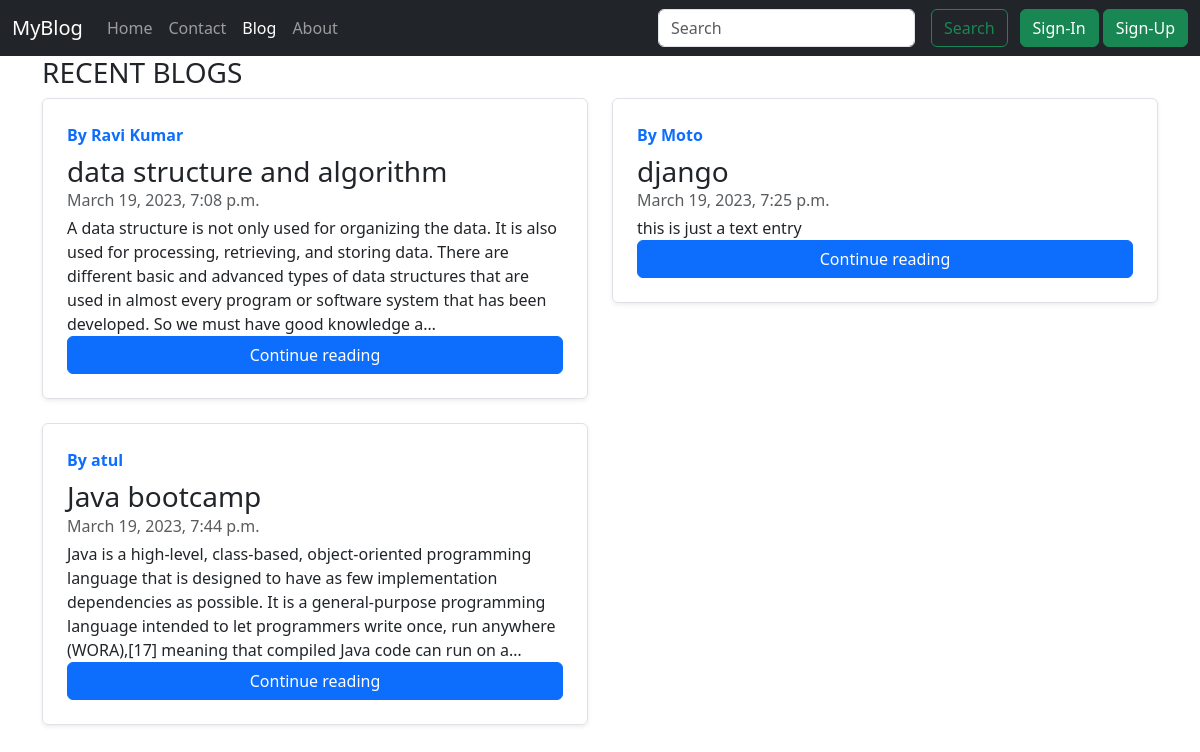
The page /blog/ on the database as committed earlier.
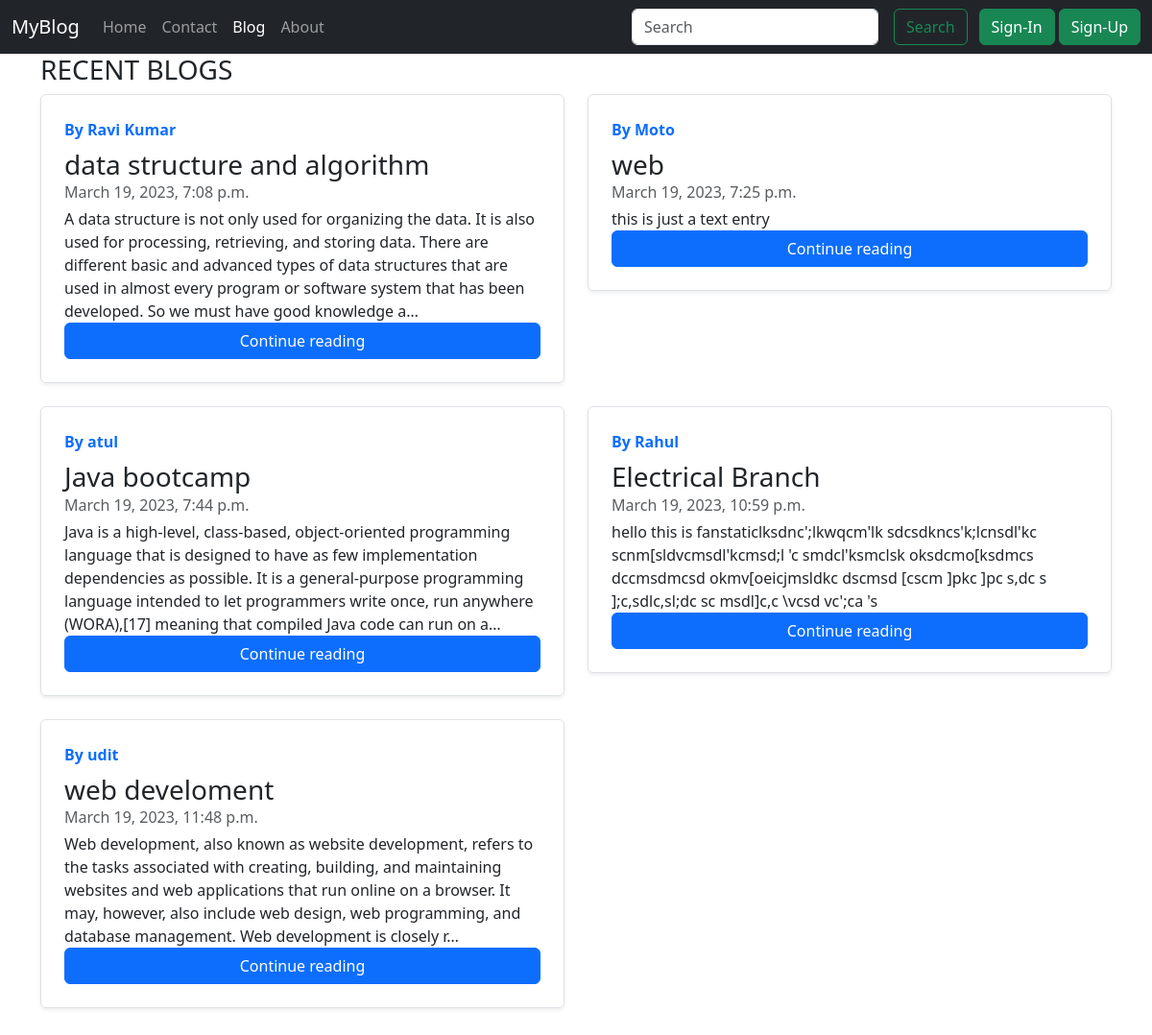
The same page on the database as committed later.
### Blog/models.py (models this page shows)
class Post(models.Model):
    Sno = models.AutoField(primary_key=True)
    author = models.CharField(max_length=100)
    title = models.CharField(max_length=150)
    slug = models.SlugField(max_length=140)
    Timestamp = models.DateTimeField(blank=True)
    content = models.TextField()
    def __str__(self) -> str:
        return "Posted by "+ self.author + " - " + self.title

### Blog/views.py (the view)
# urls.py: path('', views.blogpage, name="blogpage"),
def blogpage(request):
    allposts = Post.objects.all()
    context = {'allposts' : allposts}
    print(allposts)
    return render(request, 'Blog/blogpage.html', context)

### templates/Blog/blogpage.html (shortened to what this page needs)
{% extends 'basic.html' %}
{% block blogactive %} active {% endblock blogactive %}
{% block body %}
<div class="row mb-2">
    <h3>RECENT BLOGS</h3>
    {% for post in allposts%}
    <div class="col-md-6">
      <div class="row g-0 border rounded overflow-hidden flex-md-row mb-4 shadow-sm h-md-250 position-relative">
        <div class="col p-4 d-flex flex-column position-static">
          <strong class="d-inline-block mb-2 text-primary">By {{post.author}}</strong>
          <h3 class="mb-0">{{post.title}}</h3>
          <div class="mb-1 text-muted">{{post.Timestamp}}</div>
          <p class="card-text mb-auto">{{post.content | truncatechars:300}}</p>
          <a href="/blog/{{ post.slug }}" class="btn btn-primary">Continue reading</a>
        </div>
      </div>
    </div>
    {% endfor %}
</div>
{% endblock body %}

Rows that differ between the two databases and show on the page:
changed Post "Moto": title "django" → "web"
added Post: author "Rahul", title "Electrical Branch", Timestamp "March 19, 2023, 10:59 p.m.", content "hello this is fanstaticlksdnc';lkwqcm'lk sdcsdkncs'k;lcnsdl'kc scnm[sldvcmsdl'kcmsd;l 'c smdcl'ksmclsk oksdcmo[ksdmcs dccmsdmcsd okmv[oeicjmsldkc dscmsd [cscm ]pkc ]pc s,dc s ];c,sdlc,sl;dc sc msdl]c,c \\vcsd vc';ca 's"
added Post: author "udit", title "web develoment", Timestamp "March 19, 2023, 11:48 p.m.", content "Web development, also known as website development, refers to the tasks associated with creating, building, and maintaining websites and web applications that run online on a browser. It may, however, also include web design, web programming, and database management. Web development is closely r…"
